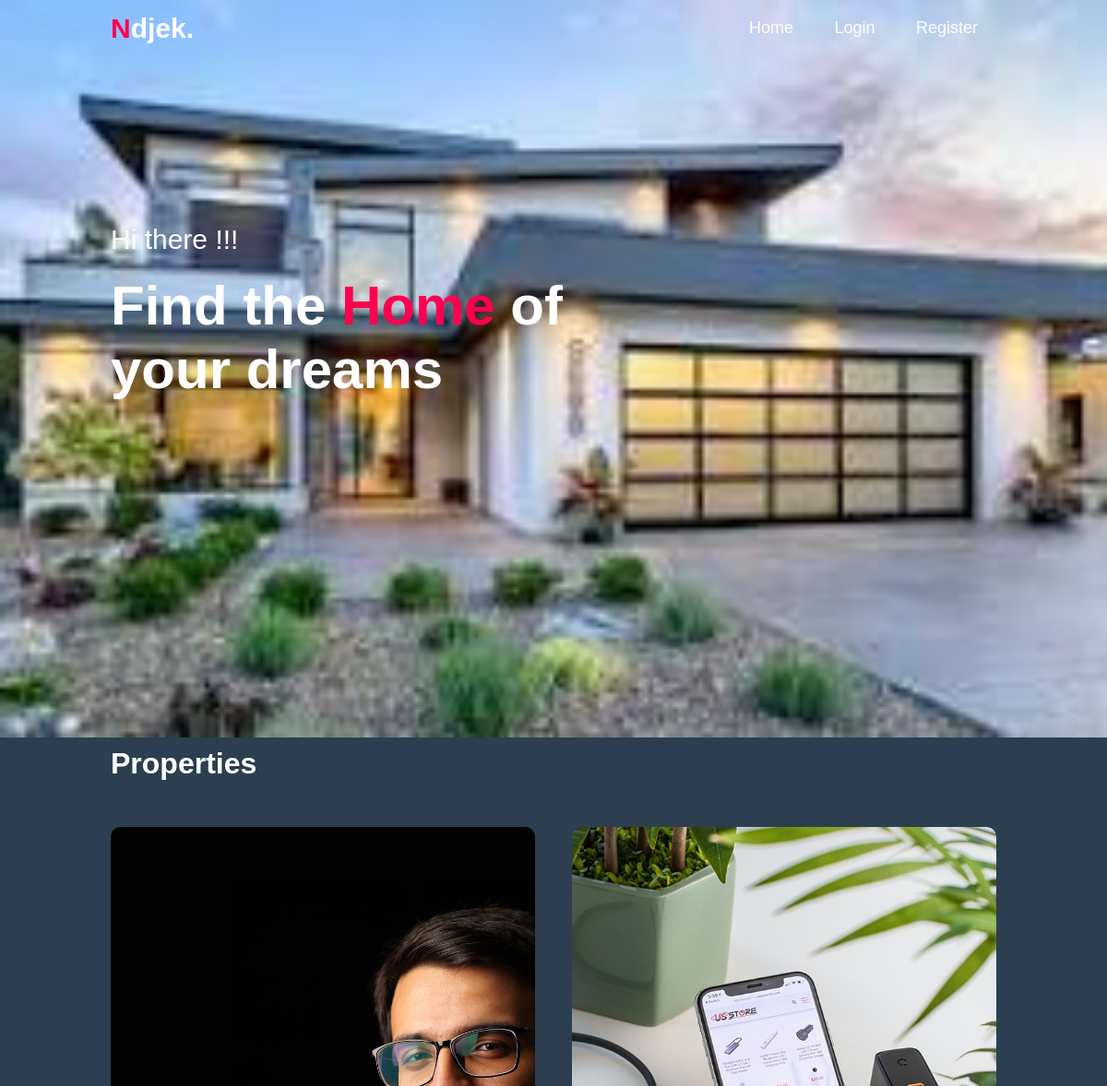
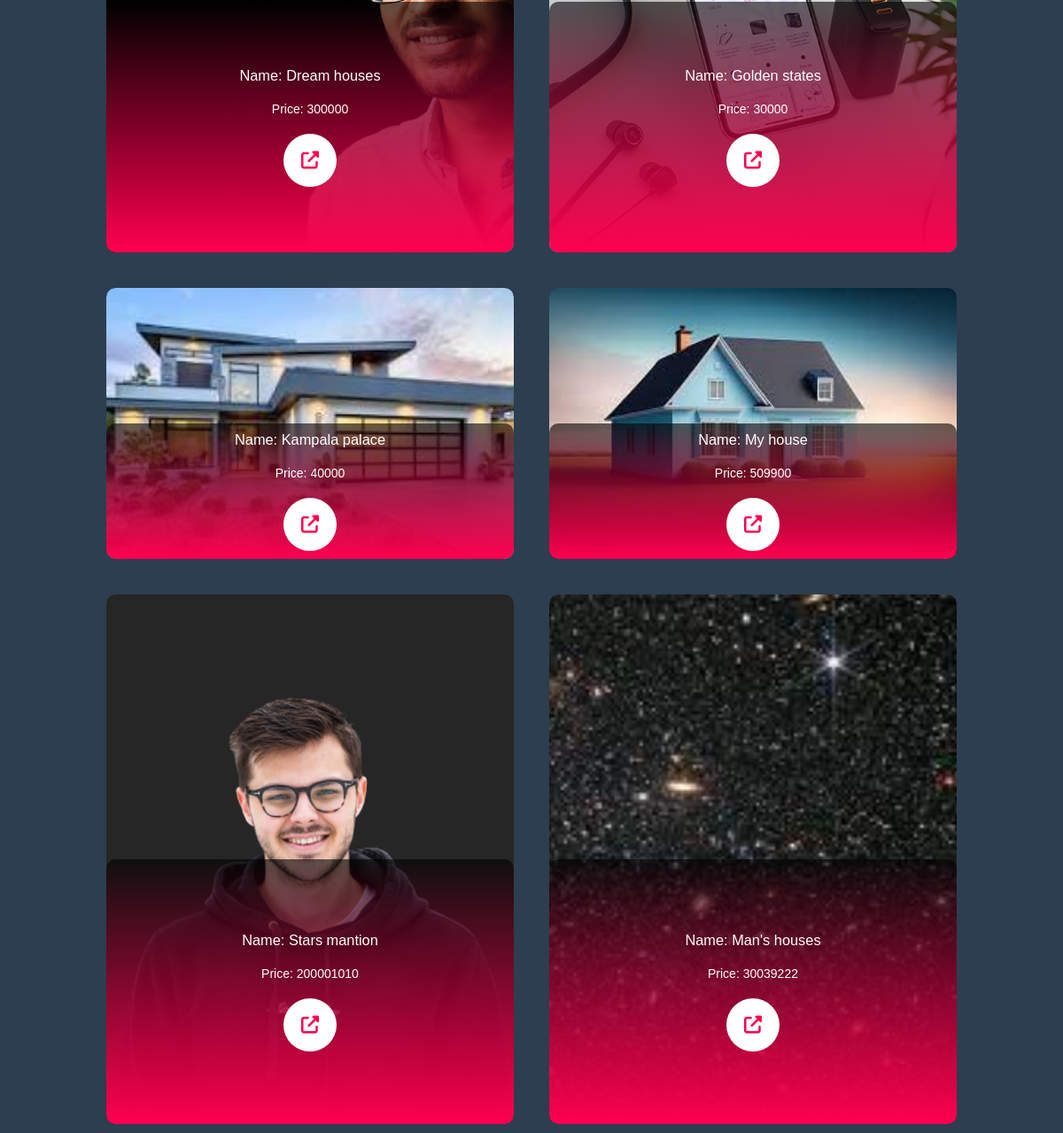
The page / on the database its author committed (2 pictures, top to bottom).
### dream_houses/models.py (models this page shows, shortened)
class Property(models.Model):
    PROPERTY_TYPES = [
        ('Buy', 'Buy'),
        ('Rent', 'Rent'),
    ]
    name = models.CharField(max_length=200)
    price = models.IntegerField()
    image = models.ImageField(upload_to='property_images/', null=True, blank=True)
    owner = models.ForeignKey(User, on_delete=models.CASCADE)
    date_added = models.DateTimeField(auto_now_add=True)
    property_type = models.CharField(max_length=4, choices=PROPERTY_TYPES, default='Buy')
    class Meta:
        verbose_name_plural = 'properties'

### dream_houses/views.py (the view)
# urls.py: path('', views.index, name ='index'),
def index(request):
	properties = Property.objects.all()
	return render(request, 'dream_houses/index.html', {'properties':properties})

### dream_houses/templates/dream_houses/index.html (shortened to what this page needs)
{% extends "dream_houses/base.html" %}
{% block content %}
<div class="properties">
    <div class="container">
        <h1 class="subtilte">
                    Properties
            </h1>
        <div class="property-list">
        {% for property in properties %}
        <div class="property">
                    {% if property.image %}
                    <img src="{{ property.image.url }}" alt="{{ property.name }}">
                {% endif %}
                    <div class="layer">
                        <h3>Name: {{ property.name }}</h3>
                        <p>Price: {{ property.price }}</p>
                            <a href=""><i class="fa-solid fa-up-right-from-square"></i></i></a>
                    </div>
        </div>
        {% endfor %}
    </div>
    </div>
</div>
{% endblock content %}

### dream_houses/templates/dream_houses/base.html (shortened to what this page needs)
<!DOCTYPE html>
<html lang="en">
<head>
    <link rel="stylesheet" href="static/css/styles.css">
</head>
<body>
    <div id="header">
        <div class="container" >
            <nav>
                <h1 class="logo"><span>N</span>djek.</h1>
                <ul id="sidemenu">
                    <li><a href="{% url 'dream_houses:index' %}">Home</a></li>
                    <li><a href="{% url 'users:login' %}">Login</a></li>
                    <li><a href="{% url 'users:register' %}">Register</a></li>
                </ul>
            </nav>
            <div class="header-text">
                <p>Hi there !!!</p>
                <h1>Find the <span>Home</span>  of <br> your dreams</h1>
</div>
        </div>
    </div>
        <div>
            {% block content %}{% endblock content %}
        </div>
</body>
</html>

### dream_houses/static/css/styles.css (style rules this page uses)
* { margin: 0; padding: 0; font-family: 'Poppins', sans-serif; box-sizing: border-box; }
html { scroll-behavior: smooth; }
body { background: #2C3E50; color: #fff; }
#header { width: 100%; height: 100vh; background-image: url('../images/house1.jpeg'); background-size: cover; background-position: center; }
.container { padding: 10px 10%; }
nav { display: flex; align-items: center; justify-content: space-between; flex-wrap: wrap; }
.logo { width: 140px; font-size: 30px; }
.logo span { color: #ff004f; }
nav ul li { display: inline-block; list-style: none; margin: 10px 20px; }
nav ul li a { color: #fff; text-decoration: none; font-size: 18px; position: relative; }
nav ul li a::after { content: ''; width: 0; height: 3px; background: #ff004f; position: absolute; left: 0; bottom: -6px; transition: 0.5s; }
.header-text { margin-top: 20%; font-size: 30px; }
.header-text h1 { font-size: 60px; margin-top: 20px; }
.header-text h1 span { color: #ff004f; }
.property-list { display: grid; grid-template-columns: repeat(auto-fit, minmax(350px, 1fr)); grid-gap: 40px; margin-top: 50px; }
.property { border-radius: 10px; overflow: hidden; position: relative; }
.property img { width: 100%; height: 100%; display: block; border-radius: 10px; object-fit: cover; transition: transform 0.5s; }
.layer { width: 100%; height: 50%; background: linear-gradient(rgba(0,0,0,0.6), #ff004f); border-radius: 10px; position: absolute; left: 0; bottom: 0; overflow: hidden; display: flex; align-items: center; justify-content: center; flex-direction: column; padding: 0 40px; text-align: center; font-size: 14px; transition: height 0.5s; }
.layer h3 { font-weight: 500; margin-bottom: 20px; }
.layer a { margin-top: 20px; color: #ff004f; text-decoration: none; font-size: 20px; line-height: 60px; background: #fff; width: 60px; height: 60px; border-radius: 50%; }

### rows shown on the page
Property: image (picture), name "Dream houses", price "300000"
Property: image (picture), name "Golden states", price "30000"
Property: image (picture), name "Kampala palace", price "40000"
Property: image (picture), name "My house", price "509900"
Property: image (placeholder picture), name "Stars mantion", price "200001010"
Property: image (picture), name "Man's houses", price "30039222"
